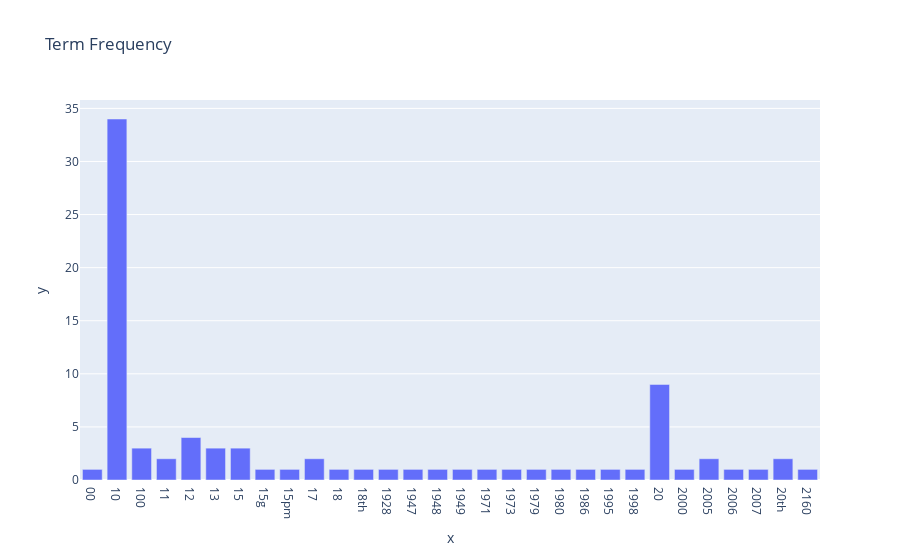

Notebook code cell kept with this figure:
### Code cell
raw_fig =  px.bar(x = tfidf_vect.get_feature_names_out()[:30], y =frequencies[:30] , title = 'Term Frequency')
raw_fig.show()

### Figure 1 — Plotly figure (JSON) as saved in the notebook; plotly's stock layout.template omitted (floating-point values rounded to 4 significant figures)
{"data": [{"alignmentgroup": "True", "hovertemplate": "x=%{x}<br>y=%{y}<extra></extra>", "legendgroup": "", "marker": {"color": "#636efa", "pattern": {"shape": ""}}, "name": "", "offsetgroup": "", "orientation": "v", "showlegend": false, "textposition": "auto", "type": "bar", "x": ["00", "10", "100", "11", "12", "13", "15", "15g", "15pm", "17", "18", "18th", "1928", "1947", "1948", "1949", "1971", "1973", "1979", "1980", "1986", "1995", "1998", "20", "2000", "2005", "2006", "2007", "20th", "2160"], "xaxis": "x", "y": [1, 34, 3, 2, 4, 3, 3, 1, 1, 2, 1, 1, 1, 1, 1, 1, 1, 1, 1, 1, 1, 1, 1, 9, 1, 2, 1, 1, 2, 1], "yaxis": "y"}], "layout": {"barmode": "relative", "legend": {"tracegroupgap": 0}, "title": {"text": "Term Frequency"}, "xaxis": {"anchor": "y", "domain": [0, 1], "title": {"text": "x"}}, "yaxis": {"anchor": "x", "domain": [0, 1], "title": {"text": "y"}}}}
